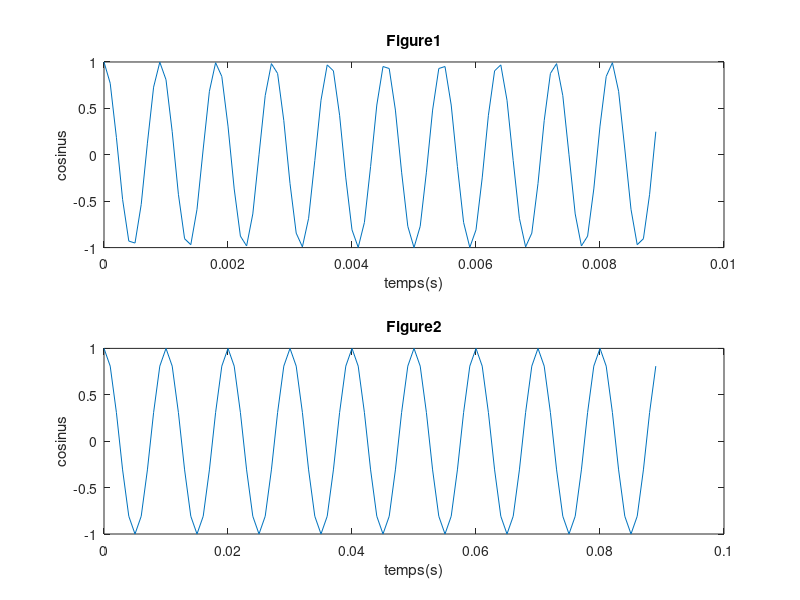
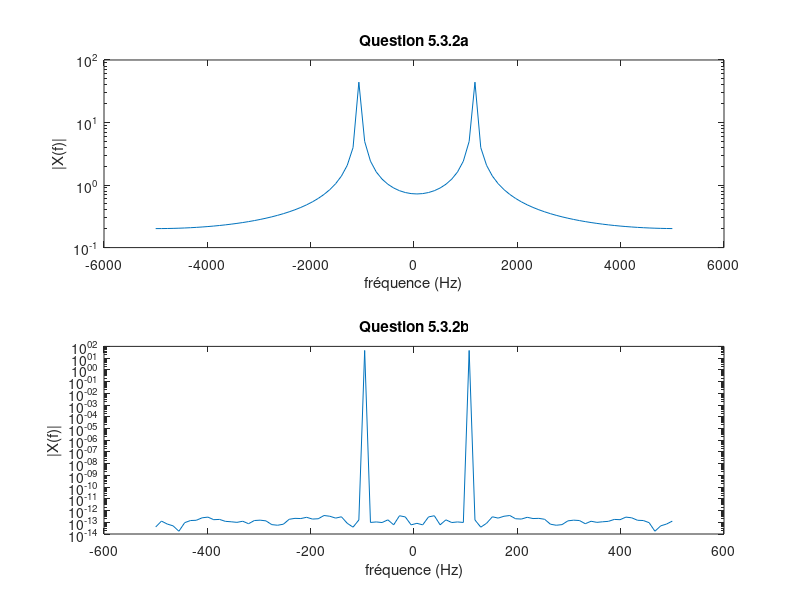
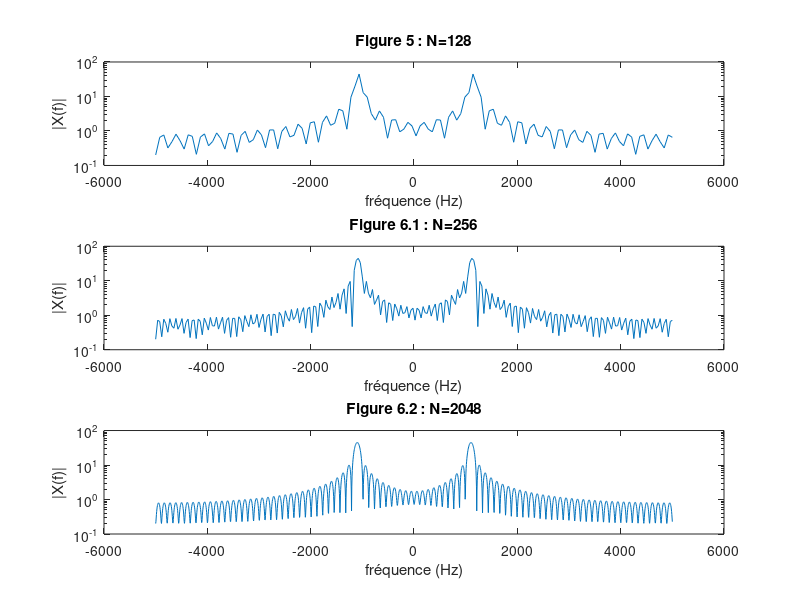
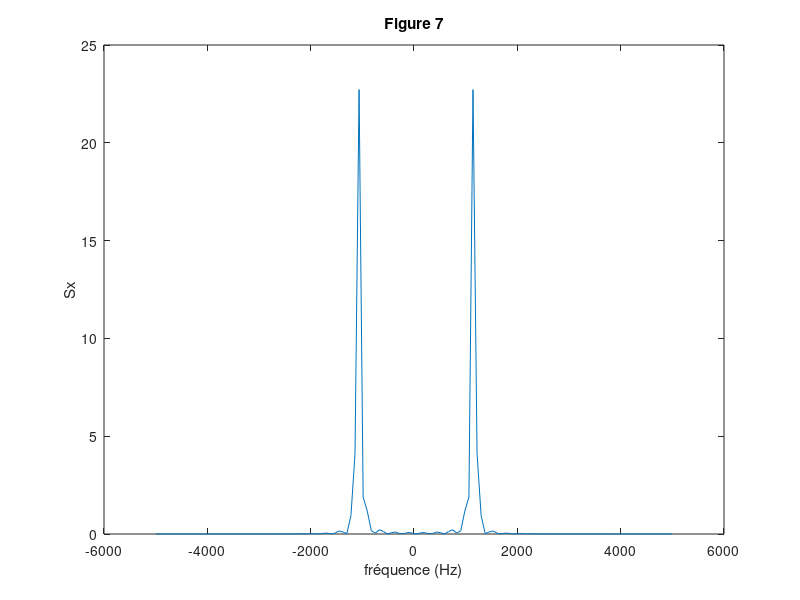

MATLAB code for these plots, in order:
close all 
clear all

% Q5.2.1 : premier cosinus
t_echant=90; %nombre d'echantillons
f0=1100; %frequence du cosinus
Fe=10000; %frequence échantillonnage
Te=1/Fe; %Periode d'échantillonnage 
x=cos(2*pi*f0*[0:Te:(t_echant-1)*Te]);
subplot(2,1,1)
figure(1); plot([0:Te:(t_echant-1)*Te],x)
title('Figure1')
xlabel('temps(s)')
ylabel('cosinus')

% Q5.2.3 : deuxieme cosinus
t_echant2=90; %nombre d'echantillons
f0=1100; %frequence du cosinus
Fe2=1000; %frequence échantillonnage
Te2=1/Fe2; %Periode d'échantillonnage 
x2=cos(2*pi*f0*[0:Te2:(t_echant2-1)*Te2]);
figure(1); subplot(2,1,2)
plot([0:Te2:(t_echant2-1)*Te2],x2)
title('Figure2')
xlabel('temps(s)')
ylabel('cosinus')

%Question 5.3.2a
X=fft(x);
figure(2); subplot(2,1,1); semilogy(linspace(-Fe/2,Fe/2,length(X)),fftshift(abs(X)));
title('Question 5.3.2a')
xlabel('fréquence (Hz)')
ylabel('|X(f)|')

%Question 5.3.2b
X2=fft(x2);
figure(2); subplot(2,1,2); semilogy(linspace(-Fe2/2,Fe2/2,length(X2)),fftshift(abs(X2)));
title('Question 5.3.2b')
ylabel('|X(f)|')
xlabel('fréquence (Hz)')

%Question 4 Zero Padding
X3=fft(x,2^nextpow2(length(x)));
figure(3); subplot(3,1,1); semilogy(linspace(-Fe/2,Fe/2,length(X3)),fftshift(abs(X3)));
title('Figure 5 : N=128')
ylabel('|X(f)|')
xlabel('fréquence (Hz)')

X4=fft(x,2^(nextpow2(length(x))+1));
figure(3); subplot(3,1,2); semilogy(linspace(-Fe/2,Fe/2,length(X4)),fftshift(abs(X4)));
title('Figure 6.1 : N=256')
ylabel('|X(f)|')
xlabel('fréquence (Hz)')

X5=fft(x,2^(nextpow2(length(x))+4));
figure(3); subplot(3,1,3); semilogy(linspace(-Fe/2,Fe/2,length(X5)),fftshift(abs(X5)));
title('Figure 6.2 : N=2048')
ylabel('|X(f)|')
xlabel('fréquence (Hz)')

%Question 5.4.1
f0=1100;
Fe=10000;
Te=1/Fe;
N=90;
X=[0:1:(N-1)];
T=X/Fe;
x=cos(2*pi*(f0*T +rand));

%Question 5.4.2
X6=fft(x, 2^nextpow2(length(x))); %avec Zero Padding
Sx=(abs(X6).^2)/N;    %utilisation d'un périodogramme sans fenetrage
figure(4); plot(linspace(-Fe/2,Fe/2,length(Sx)),fftshift(Sx));
title('Figure 7')
ylabel('Sx')
xlabel('fréquence (Hz)')

% Question 5.4.3 périodogramme avec fenêtrage Hamming/Blackman
w=hamming(length(x));
X7=abs(fft(x'.*w))/N;
figure(5); subplot(2,1,1); plot(linspace(-Fe/2,Fe/2,length(X7)),fftshift(X7));
title('Figure 8.a : Fenetre de Hamming')
ylabel('DSP')
xlabel('fréquence (Hz)')

b=blackman(length(x));
X8=abs(fft(x'.*b))/N;
figure(5); subplot(2,1,2); plot(linspace(-Fe/2,Fe/2,length(X8)), fftshift(X8));
title('Figure 8.b : Fenetre de Blackman')
ylabel('DSP')
xlabel('fréquence (Hz)')

%Question 5.4.4
DSPx=pwelch(x,[],[],[],'twosided');
figure(6); plot(linspace(-Fe/2, Fe/2, length(DSPx)),fftshift(DSPx));
title('Figure9 périodogramme de Welch')
ylabel('DSPx')
xlabel('fréquence (Hz)')





